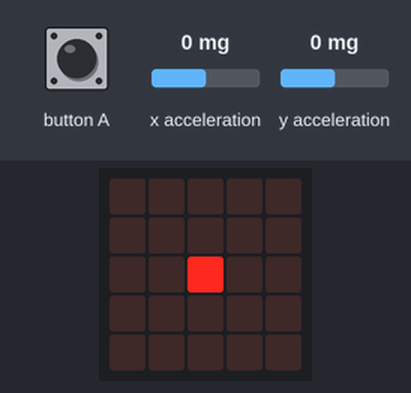
Bench run of a program on a simulated BBC micro:bit (MakeCode). Shown: the board's 5×5 LED display. Inputs (shaded band) come from the test bench; at power-on: x acceleration 0 mg, y acceleration 0 mg.

Above: at 1.2 s.
1.3 s: x acceleration set to -750 mg
At 2.2 s:
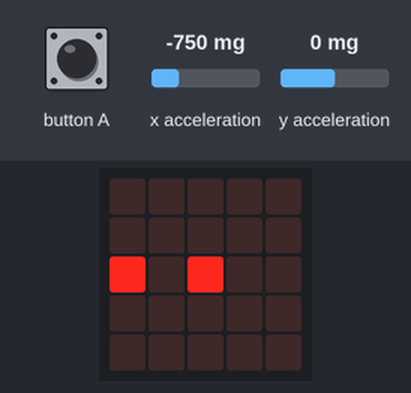
2.8 s: button A pressed for 0.15 s
At 3.5 s:
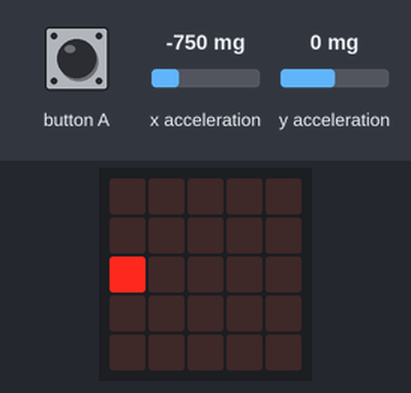
4.4 s: y acceleration set to -750 mg
At 4.9 s:
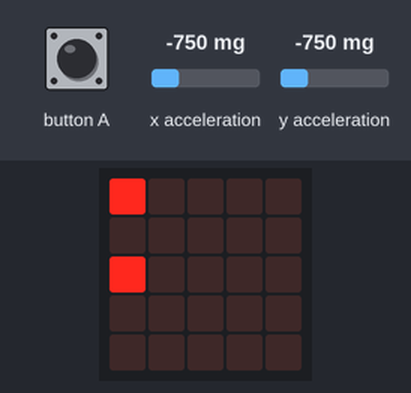
5.9 s: button A pressed for 0.15 s
At 6.7 s:
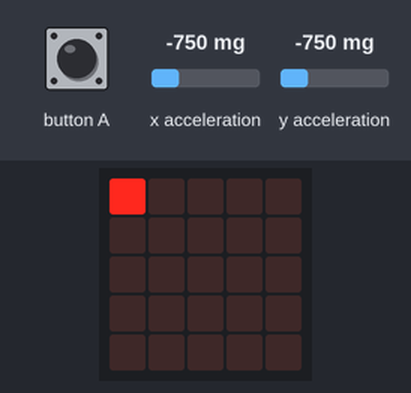
7.5 s: x acceleration set to 0 mg
At 8.1 s:
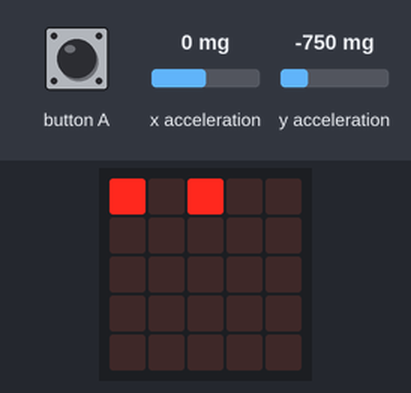
9.0 s: y acceleration set to 0 mg
At 9.4 s:
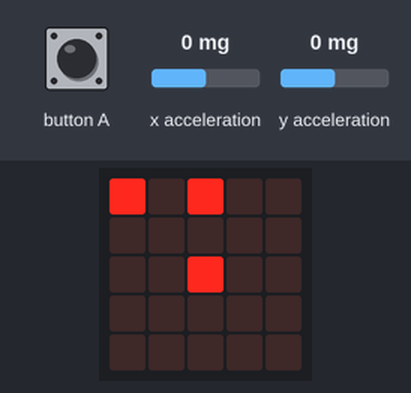
Timing chart, 0 to 11.5 s (numbered marks = the images above; inputs shaded):
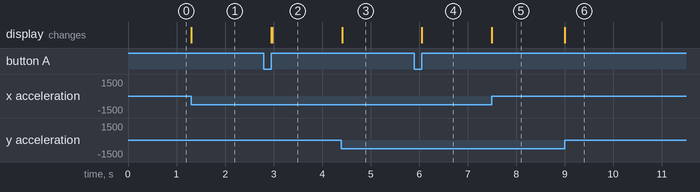

The program:

main.ts
```typescript
let posx = 0
let posy = 0
input.onButtonPressed(Button.A, function () {
    basic.showLeds(`
        . . . . .
        . . . . .
        . . . . .
        . . . . .
        . . . . .
        `)
})
basic.forever(function () {
    posx = Math.round(input.acceleration(Dimension.X) / 400) + 2
    posy = Math.round(input.acceleration(Dimension.Y) / 400) + 2
    led.plot(posx, posy)
})
basic.forever(function () {
    if (0 == 0) {

    }
})
```

test.ts
```typescript
// i test vanno qui; questi non saranno compilati quando questo pacchetto viene usato come estensione.
```

Measured:
- after the input at 1.3 s, the display: changes at once (image 1)
- after the input at 2.8 s, the display: first changes after 0.15 s (image 2 shows a later state)
- after the input at 4.4 s, the display: changes at once (image 3)
- after the input at 5.9 s, the display: first changes after 0.15 s (image 4 shows a later state)
- after the input at 7.5 s, the display: changes at once (image 5)
- after the input at 9.0 s, the display: changes at once (image 6)
